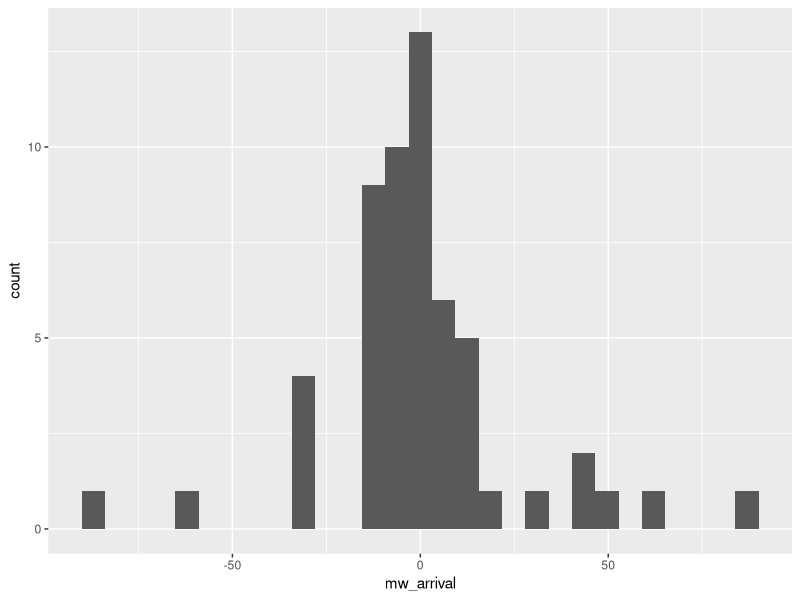
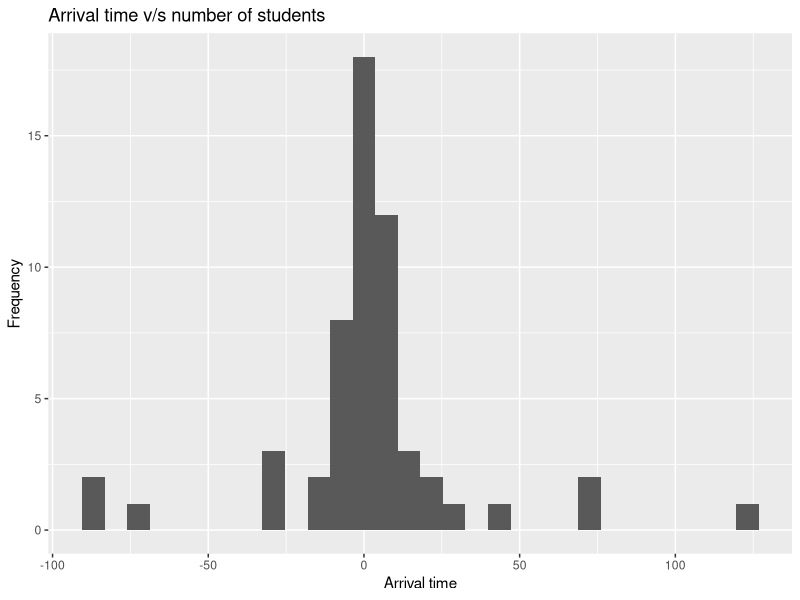
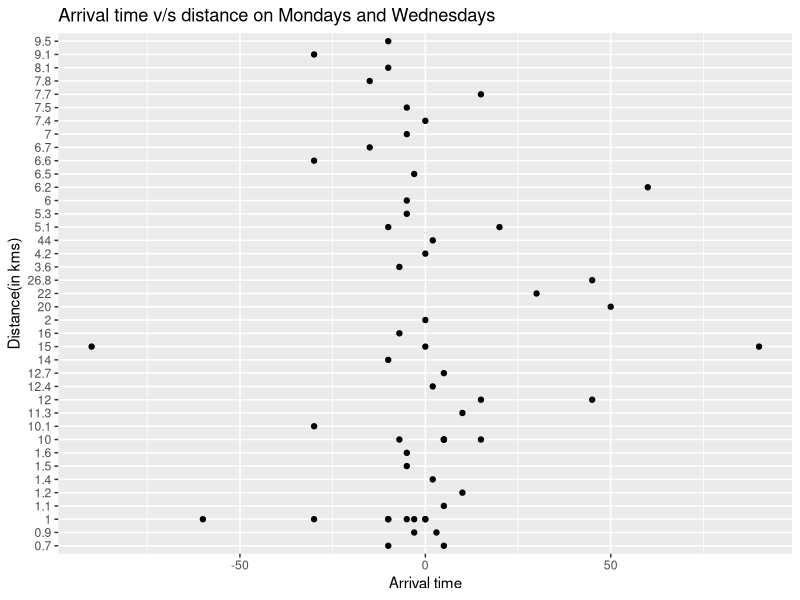
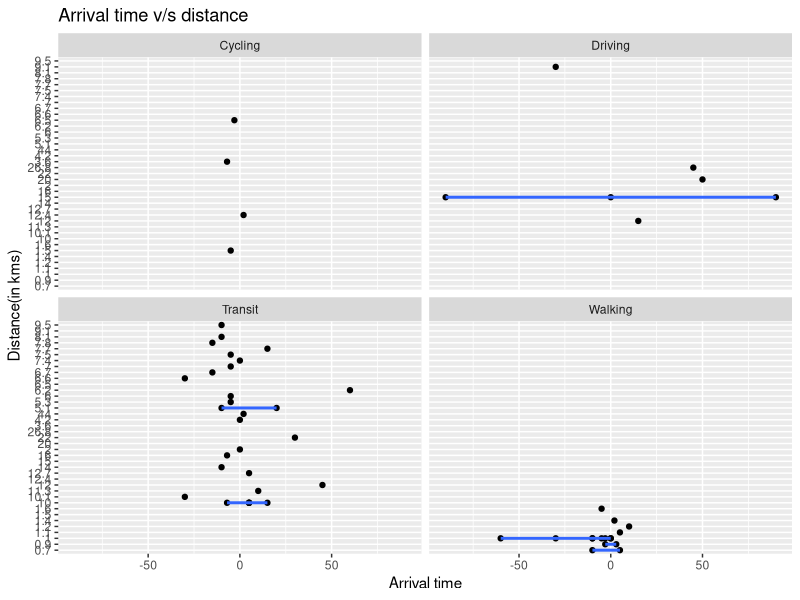
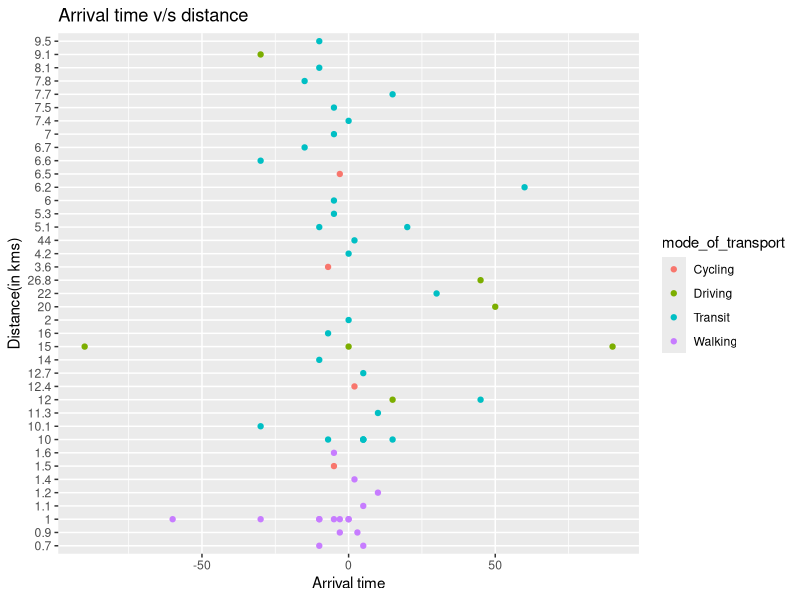
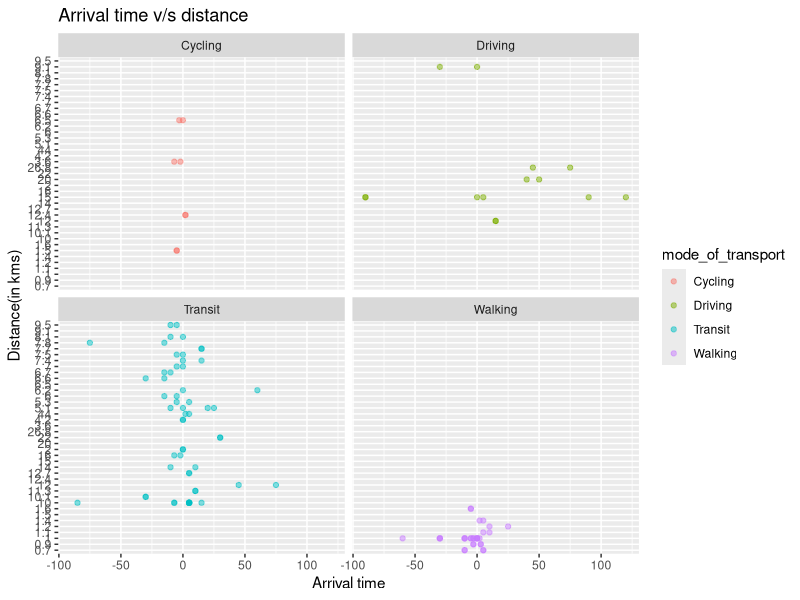
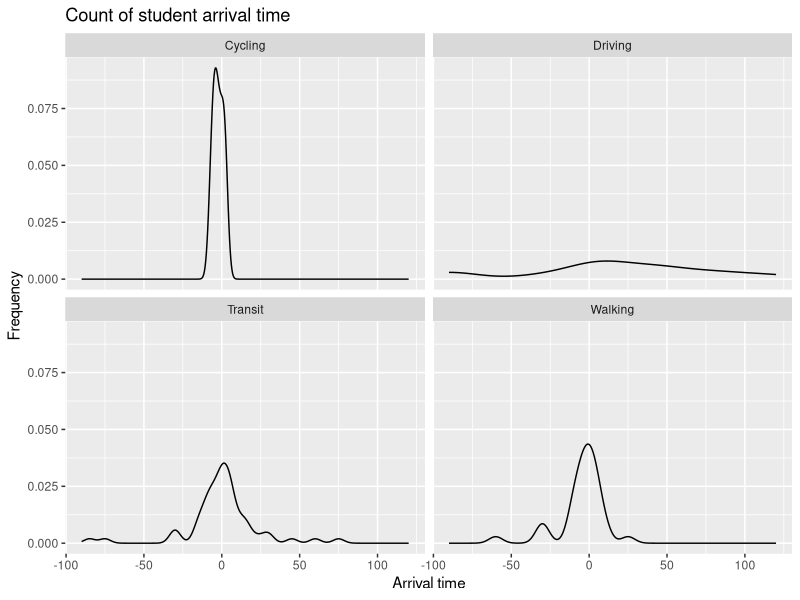
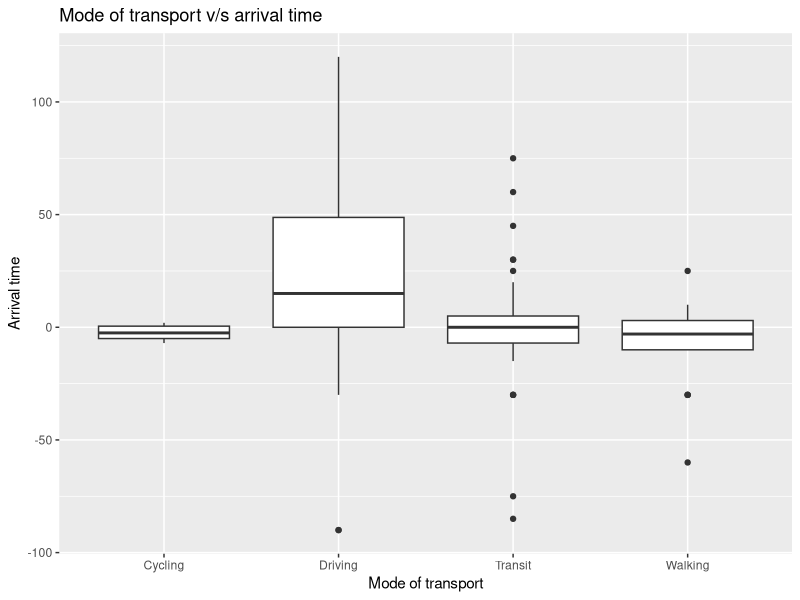

Generate these figures, in order, with R:
## ---- chunk 1
knitr::opts_chunk$set(echo = FALSE)
library(tidyverse)
library(lubridate)
## ---- chunk 2
# Initial survey data to go here
initial_survey <- read_csv('data/Arrival Time_April 4, 2019_08.20.csv')
## ---- chunk 3
# Ian please put your lovely code here :)

clean_survey_sep_days <- initial_survey %>%
  select(contains('Q')) %>%
  slice(-c(1:2)) %>%
  rename('distance_km' = 'Q1',
         'mw_arrival' = 'Q3',
         'tt_arrival' = 'Q4',
         'mode_of_transport' = 'Q5') %>% 
  mutate(mw_arrival = hm(mw_arrival),
         mw_arrival = hour(mw_arrival)*60 + minute(mw_arrival),
         mw_arrival = if_else(mw_arrival < 400, 540 + mw_arrival, mw_arrival),
         mw_arrival = 9*60 - mw_arrival) %>%
  mutate(tt_arrival = hm(tt_arrival),
         tt_arrival = hour(tt_arrival)*60 + minute(tt_arrival),
         tt_arrival = if_else(tt_arrival < 430, 570 + tt_arrival, tt_arrival),
         tt_arrival = 9.5*60 - tt_arrival) %>%
  mutate(mode_of_transport = fct_recode(mode_of_transport, 
                                        driving = '1',
                                        transit = '2',
                                        walking = '3',
                                        cycling = '4'))


clean_survey_mw <- clean_survey_sep_days %>% 
  select(-c(tt_arrival)) %>% 
  rename(arrival = mw_arrival)

clean_survey_tt <- clean_survey_sep_days %>% 
  select(-c(mw_arrival)) %>% 
  rename(arrival = tt_arrival)

clean_survey_all_days <- bind_rows(clean_survey_mw, clean_survey_tt)
## ---- chunk 4
clean_survey_all_days
## ---- chunk 5
summary(clean_survey_all_days)

# by mode of transit
by(clean_survey_all_days, clean_survey_all_days$mode_of_transport, summary)
## ---- chunk 6
### INITIAL HISTOGRAMS FOR MW & TT

clean_survey_sep_days %>% 
  ggplot(aes(x = mw_arrival)) +
  geom_histogram()

clean_survey_sep_days %>% 
  ggplot(aes(x = tt_arrival)) +
  geom_histogram()+
  labs(x="Arrival time", y="Frequency", title = "Arrival time v/s number of students")

## ---- chunk 7
### INITIAL SCATTERPLOTS FOR MW
clean_survey_sep_days %>% 
  ggplot(aes(x = mw_arrival, y = distance_km)) +
  geom_point()+
  labs(x="Arrival time", y="Distance(in kms)", title = "Arrival time v/s distance on Mondays and Wednesdays")
## ---- chunk 8
### FACET ON MODE OF TRANSPORT
clean_survey_sep_days %>% 
  ggplot(aes(x = mw_arrival, y = distance_km)) +
  geom_point() +
  facet_wrap(~ mode_of_transport) +
  geom_smooth(method = "lm", se = F)+
  labs(x="Arrival time", y="Distance(in kms)", title = "Arrival time v/s distance")
## ---- chunk 9
clean_survey_sep_days %>% 
  ggplot(aes(x = mw_arrival, y = distance_km)) +
  geom_point(aes(color = mode_of_transport))+
  labs(x="Arrival time", y="Distance(in kms)", title = "Arrival time v/s distance")
## ---- chunk 10
### SCATTERPLOT FOR ALL DAYS, AND FACETED

clean_survey_all_days %>% 
  ggplot(aes(x = arrival, y = distance_km)) +
  geom_point(aes(color = mode_of_transport), alpha = .5) +
  facet_wrap(~ mode_of_transport)+
  labs(x="Arrival time", y="Distance(in kms)", title = "Arrival time v/s distance")
## ---- chunk 11
### DENSITY 
clean_survey_all_days %>% 
  ggplot(aes(x = arrival)) +
  geom_density() + 
  facet_wrap(~ mode_of_transport)+
  labs(x="Arrival time", y="Frequency", title = "Count of student arrival time")
## ---- chunk 12
### BOXPLOT & VIOLIN PLOT FOR ALL DAYS

clean_survey_all_days %>% 
  ggplot(aes(x = mode_of_transport, y = arrival)) +
  geom_boxplot()+
  labs(y="Arrival time", x="Mode of transport", title = "Mode of transport v/s arrival time")


clean_survey_all_days %>% 
  ggplot(aes(x = mode_of_transport, y = arrival)) +
  geom_violin() +
  geom_jitter(width = .2, alpha = .3)+
  labs(y="Arrival time", x="Mode of transport", title = "Mode of transport v/s arrival time")
